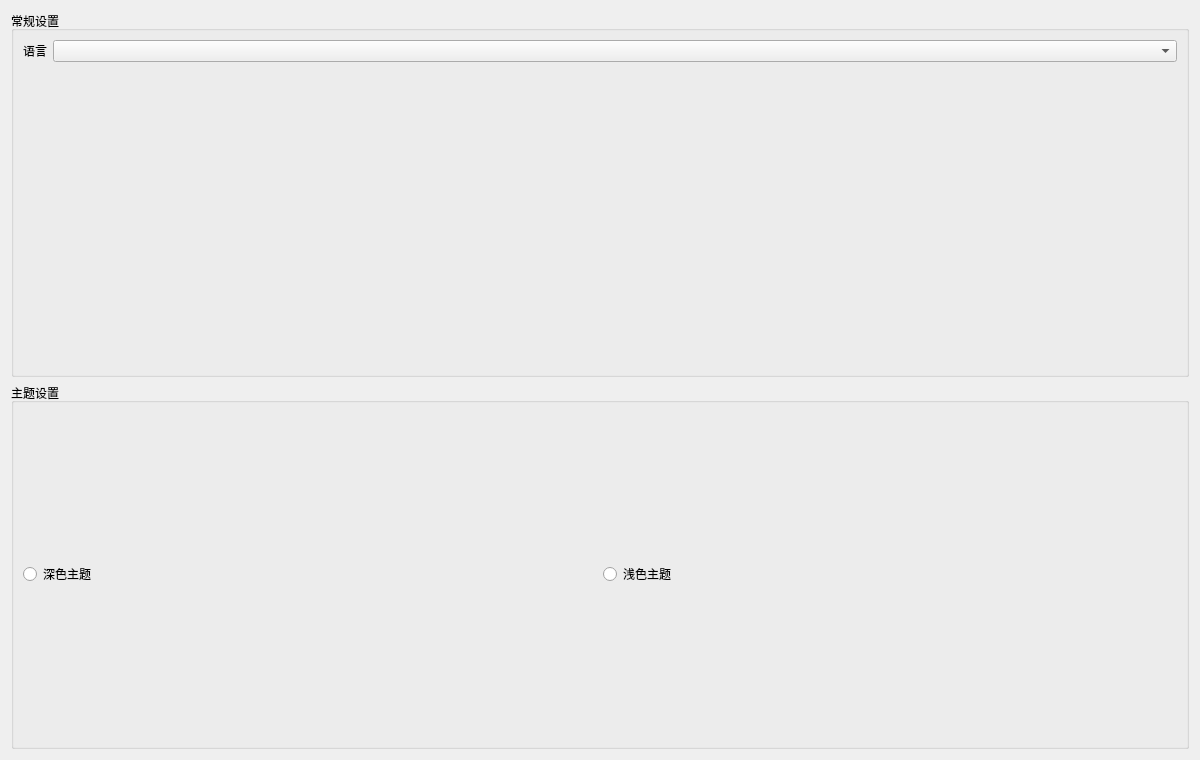
<?xml version="1.0" encoding="UTF-8"?>
<ui version="4.0">
 <class>SettingsPage</class>
 <widget class="QWidget" name="settingsPage">
  <property name="geometry">
   <rect>
    <x>0</x>
    <y>0</y>
    <width>1200</width>
    <height>760</height>
   </rect>
  </property>
  <property name="windowTitle">
   <string>系统设置</string>
  </property>
  <layout class="QVBoxLayout" name="verticalLayout">
   <item>
    <widget class="QGroupBox" name="generalGroup">
     <property name="title">
      <string>常规设置</string>
     </property>
     <layout class="QFormLayout" name="formLayout">
      <item row="0" column="0">
       <widget class="QLabel" name="languageLabel">
        <property name="text">
         <string>语言</string>
        </property>
       </widget>
      </item>
      <item row="0" column="1">
       <widget class="QComboBox" name="languageCombo"/>
      </item>
     </layout>
    </widget>
   </item>
   <item>
    <widget class="QGroupBox" name="themeGroup">
     <property name="title">
      <string>主题设置</string>
     </property>
     <layout class="QHBoxLayout" name="horizontalLayout_2">
      <item>
       <widget class="QRadioButton" name="radioDarkTheme">
        <property name="text">
         <string>深色主题</string>
        </property>
       </widget>
      </item>
      <item>
       <widget class="QRadioButton" name="radioLightTheme">
        <property name="text">
         <string>浅色主题</string>
        </property>
       </widget>
      </item>
     </layout>
    </widget>
   </item>
  </layout>
 </widget>
 <resources/>
 <connections/>
</ui>
